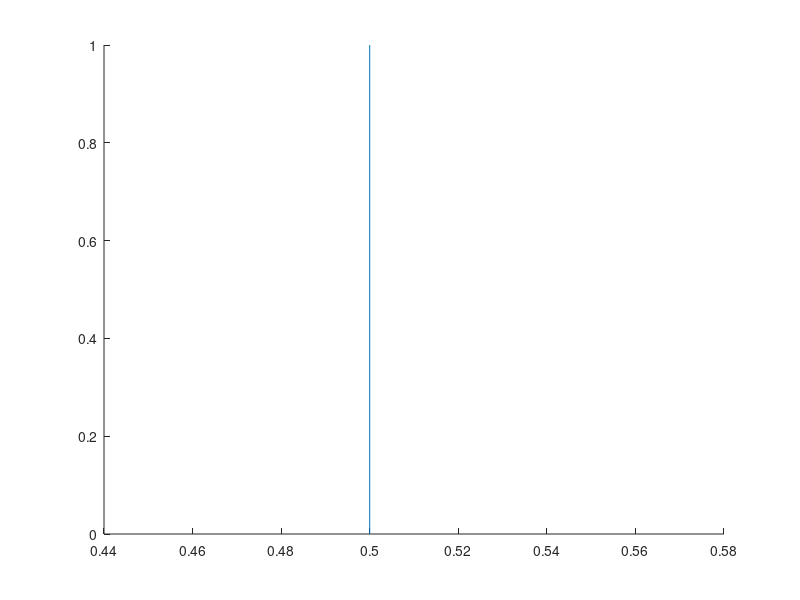

Reproduce this figure in MATLAB.
function lh = addAxesCursor(hAxes,bvertical)

% cursor will span current axis

if nargin < 1 || isempty(hAxes)
    hAxes = gca;
end

if nargin<2
    bvertical = 1;
end

y = get(hAxes,'YLIM');
x = get(hAxes,'XLIM');

if bvertical
    lh = line(mean(x).*[1 1],y,'Parent',hAxes);
else
    %     lh = line(x,mean(y).*[1 1],'Parent',hAxes);
    error('not implemented')
end

% find out number of existing cursors
existingCursors = getappdata(hAxes,'Cursors');
if isempty(existingCursors), existingCursors = 1;
else existingCursors(1,end+1) = max(existingCursors(1,:))+1; end
existingCursors(2,end) = lh;
setappdata(hAxes,'Cursors',existingCursors);

% TODO add text label, move it
CursorValue(size(existingCursors,2)) = unique(get(lh,'Xdata')); % vertical specific
setappdata(hAxes,'CursorValue',CursorValue);

setappdata(lh,'bvertical',bvertical);
setappdata(lh,'bTag',['Cursor' num2str(existingCursors(end))]);
set(get(hAxes,'Parent'),'WindowButtonUpFcn',@stopDragFcn);
set(lh,'ButtonDownFcn',@startDragFcn)

    function startDragFcn(varargin)
        set(get(hAxes,'Parent'),'WindowButtonMotionFcn',@draggingFcn)
    end

    function draggingFcn(varargin)
        
        % put
        pt = get(hAxes,'CurrentPoint');
        if bvertical
            set(lh,'Xdata',pt(1)*[1 1]);
        else
            disp('not implemented')
        end
        eC = getappdata(hAxes,'Cursors');
        
        ind = find(eC(2,:) == lh);% lh may need to be pased in part of varargin
        CursorValue = getappdata(hAxes,'CursorValue');
        CursorValue(ind) = pt(1);
        setappdata(hAxes,'CursorValue',CursorValue)
        
        % HOW ARE THRESHIKD VALUES SAVED?
        % DOES THIS WORK ON MULTIPLE AXES?
    end
    function stopDragFcn(varargin)
        set(get(hAxes,'Parent'),'WindowButtonMotionFcn','');
    end

end